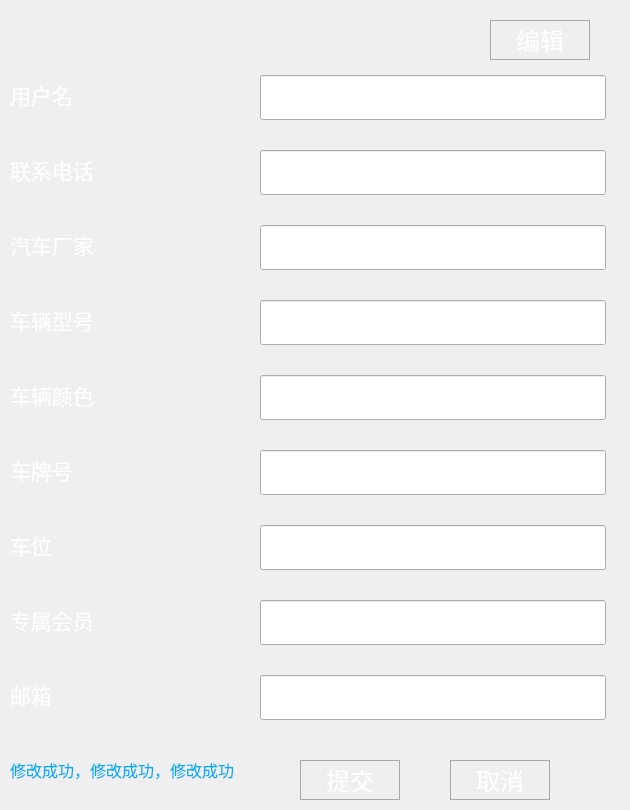
<?xml version="1.0" encoding="UTF-8"?>
<ui version="4.0">
 <class>Personal_information_dialog</class>
 <widget class="QDialog" name="Personal_information_dialog">
  <property name="geometry">
   <rect>
    <x>0</x>
    <y>0</y>
    <width>630</width>
    <height>810</height>
   </rect>
  </property>
  <property name="maximumSize">
   <size>
    <width>630</width>
    <height>810</height>
   </size>
  </property>
  <property name="windowTitle">
   <string>个人资料</string>
  </property>
  <property name="styleSheet">
   <string notr="true">QDialog{
	
	background-image: url(:/new/prefix1/picture/back.jpg)
}</string>
  </property>
  <widget class="QLineEdit" name="personal_info_username_edit">
   <property name="geometry">
    <rect>
     <x>260</x>
     <y>75</y>
     <width>346</width>
     <height>45</height>
    </rect>
   </property>
   <property name="font">
    <font>
     <family>宋体</family>
     <pointsize>14</pointsize>
    </font>
   </property>
   <property name="clearButtonEnabled">
    <bool>true</bool>
   </property>
  </widget>
  <widget class="QPushButton" name="personal_info_edit_btn">
   <property name="geometry">
    <rect>
     <x>490</x>
     <y>20</y>
     <width>100</width>
     <height>40</height>
    </rect>
   </property>
   <property name="font">
    <font>
     <family>宋体</family>
     <pointsize>18</pointsize>
    </font>
   </property>
   <property name="toolTip">
    <string>可更改用户名和联系电话</string>
   </property>
   <property name="styleSheet">
    <string notr="true">QPushButton
{
background-color:rgb(166,166,166);
color:white;
border:1px solid rgb(168,168,168);
background:rgba(0,0,0,0);
}

QPushButton:hover
{
background-color:rgba(239,239,239,1);
color:back;
background:rgba(166,166,166,1);
}</string>
   </property>
   <property name="text">
    <string>编辑</string>
   </property>
  </widget>
  <widget class="QLabel" name="personal_info_username_label">
   <property name="geometry">
    <rect>
     <x>10</x>
     <y>75</y>
     <width>200</width>
     <height>40</height>
    </rect>
   </property>
   <property name="font">
    <font>
     <family>宋体</family>
     <pointsize>16</pointsize>
    </font>
   </property>
   <property name="styleSheet">
    <string notr="true">QLabel {
	color:white; 
}
</string>
   </property>
   <property name="text">
    <string>用户名</string>
   </property>
  </widget>
  <widget class="QLineEdit" name="personal_info_phone_edit">
   <property name="geometry">
    <rect>
     <x>260</x>
     <y>150</y>
     <width>346</width>
     <height>45</height>
    </rect>
   </property>
   <property name="font">
    <font>
     <family>宋体</family>
     <pointsize>14</pointsize>
    </font>
   </property>
   <property name="clearButtonEnabled">
    <bool>true</bool>
   </property>
  </widget>
  <widget class="QLabel" name="personal_info_phone_label">
   <property name="geometry">
    <rect>
     <x>10</x>
     <y>150</y>
     <width>200</width>
     <height>40</height>
    </rect>
   </property>
   <property name="font">
    <font>
     <family>宋体</family>
     <pointsize>16</pointsize>
    </font>
   </property>
   <property name="styleSheet">
    <string notr="true">QLabel {
	color:white; 
}
</string>
   </property>
   <property name="text">
    <string>联系电话</string>
   </property>
  </widget>
  <widget class="QLineEdit" name="personal_car_factory_edit">
   <property name="geometry">
    <rect>
     <x>260</x>
     <y>225</y>
     <width>346</width>
     <height>45</height>
    </rect>
   </property>
   <property name="font">
    <font>
     <family>宋体</family>
     <pointsize>14</pointsize>
    </font>
   </property>
   <property name="clearButtonEnabled">
    <bool>true</bool>
   </property>
  </widget>
  <widget class="QLabel" name="personal_info_car_factory_label">
   <property name="geometry">
    <rect>
     <x>10</x>
     <y>225</y>
     <width>200</width>
     <height>40</height>
    </rect>
   </property>
   <property name="font">
    <font>
     <family>宋体</family>
     <pointsize>16</pointsize>
    </font>
   </property>
   <property name="styleSheet">
    <string notr="true">QLabel {
	color:white; 
}
</string>
   </property>
   <property name="text">
    <string>汽车厂家</string>
   </property>
  </widget>
  <widget class="QLineEdit" name="personal_car_model_edit">
   <property name="geometry">
    <rect>
     <x>260</x>
     <y>300</y>
     <width>346</width>
     <height>45</height>
    </rect>
   </property>
   <property name="font">
    <font>
     <family>宋体</family>
     <pointsize>14</pointsize>
    </font>
   </property>
   <property name="clearButtonEnabled">
    <bool>true</bool>
   </property>
  </widget>
  <widget class="QLabel" name="personal_info_car_model_label">
   <property name="geometry">
    <rect>
     <x>10</x>
     <y>300</y>
     <width>200</width>
     <height>40</height>
    </rect>
   </property>
   <property name="font">
    <font>
     <family>宋体</family>
     <pointsize>16</pointsize>
    </font>
   </property>
   <property name="styleSheet">
    <string notr="true">QLabel {
	color:white; 
}
</string>
   </property>
   <property name="text">
    <string>车辆型号</string>
   </property>
  </widget>
  <widget class="QLineEdit" name="personal_info_car_color_edit">
   <property name="geometry">
    <rect>
     <x>260</x>
     <y>375</y>
     <width>346</width>
     <height>45</height>
    </rect>
   </property>
   <property name="font">
    <font>
     <family>宋体</family>
     <pointsize>14</pointsize>
    </font>
   </property>
   <property name="clearButtonEnabled">
    <bool>true</bool>
   </property>
  </widget>
  <widget class="QLabel" name="personal_info_car_color_label">
   <property name="geometry">
    <rect>
     <x>10</x>
     <y>375</y>
     <width>200</width>
     <height>40</height>
    </rect>
   </property>
   <property name="font">
    <font>
     <family>宋体</family>
     <pointsize>16</pointsize>
    </font>
   </property>
   <property name="styleSheet">
    <string notr="true">QLabel {
	color:white; 
}
</string>
   </property>
   <property name="text">
    <string>车辆颜色</string>
   </property>
  </widget>
  <widget class="QLineEdit" name="personal_info_plate_edit">
   <property name="geometry">
    <rect>
     <x>260</x>
     <y>450</y>
     <width>346</width>
     <height>45</height>
    </rect>
   </property>
   <property name="font">
    <font>
     <family>宋体</family>
     <pointsize>14</pointsize>
    </font>
   </property>
   <property name="clearButtonEnabled">
    <bool>true</bool>
   </property>
  </widget>
  <widget class="QLabel" name="personal_info_plate_label">
   <property name="geometry">
    <rect>
     <x>10</x>
     <y>450</y>
     <width>200</width>
     <height>40</height>
    </rect>
   </property>
   <property name="font">
    <font>
     <family>宋体</family>
     <pointsize>16</pointsize>
    </font>
   </property>
   <property name="styleSheet">
    <string notr="true">QLabel {
	color:white; 
}
</string>
   </property>
   <property name="text">
    <string>车牌号</string>
   </property>
  </widget>
  <widget class="QLabel" name="personal_info_car_place_label">
   <property name="geometry">
    <rect>
     <x>10</x>
     <y>525</y>
     <width>200</width>
     <height>40</height>
    </rect>
   </property>
   <property name="font">
    <font>
     <family>宋体</family>
     <pointsize>16</pointsize>
    </font>
   </property>
   <property name="styleSheet">
    <string notr="true">QLabel {
	color:white; 
}
</string>
   </property>
   <property name="text">
    <string>车位</string>
   </property>
  </widget>
  <widget class="QLineEdit" name="personal_info_car_place_edit">
   <property name="geometry">
    <rect>
     <x>260</x>
     <y>525</y>
     <width>346</width>
     <height>45</height>
    </rect>
   </property>
   <property name="font">
    <font>
     <family>宋体</family>
     <pointsize>14</pointsize>
    </font>
   </property>
   <property name="clearButtonEnabled">
    <bool>true</bool>
   </property>
  </widget>
  <widget class="QLineEdit" name="personal_info_member_edit">
   <property name="geometry">
    <rect>
     <x>260</x>
     <y>600</y>
     <width>346</width>
     <height>45</height>
    </rect>
   </property>
   <property name="font">
    <font>
     <family>宋体</family>
     <pointsize>14</pointsize>
    </font>
   </property>
   <property name="clearButtonEnabled">
    <bool>true</bool>
   </property>
  </widget>
  <widget class="QLabel" name="personal_info_member_label">
   <property name="geometry">
    <rect>
     <x>10</x>
     <y>600</y>
     <width>200</width>
     <height>40</height>
    </rect>
   </property>
   <property name="font">
    <font>
     <family>宋体</family>
     <pointsize>16</pointsize>
    </font>
   </property>
   <property name="styleSheet">
    <string notr="true">QLabel {
	color:white; 
}
</string>
   </property>
   <property name="text">
    <string>专属会员</string>
   </property>
  </widget>
  <widget class="QPushButton" name="personal_info_submit_btn">
   <property name="geometry">
    <rect>
     <x>300</x>
     <y>760</y>
     <width>100</width>
     <height>40</height>
    </rect>
   </property>
   <property name="font">
    <font>
     <family>宋体</family>
     <pointsize>18</pointsize>
    </font>
   </property>
   <property name="toolTip">
    <string>提交修改信息</string>
   </property>
   <property name="styleSheet">
    <string notr="true">QPushButton
{
background-color:rgb(166,166,166);
color:white;
border:1px solid rgb(168,168,168);
background:rgba(0,0,0,0);
}

QPushButton:hover
{

background-color:rgba(239,239,239,1);
color:back;
background:rgba(166,166,166,1);
}</string>
   </property>
   <property name="text">
    <string>提交</string>
   </property>
  </widget>
  <widget class="QPushButton" name="personal_info_cancle_btn">
   <property name="geometry">
    <rect>
     <x>450</x>
     <y>760</y>
     <width>100</width>
     <height>40</height>
    </rect>
   </property>
   <property name="font">
    <font>
     <family>宋体</family>
     <pointsize>18</pointsize>
    </font>
   </property>
   <property name="toolTip">
    <string>取消编辑</string>
   </property>
   <property name="styleSheet">
    <string notr="true">QPushButton
{
background-color:rgb(166,166,166);
color:white;
border:1px solid rgb(168,168,168);
background:rgba(0,0,0,0);
}

QPushButton:hover
{
background-color:rgba(239,239,239,1);
color:back;
background:rgba(166,166,166,1);
}</string>
   </property>
   <property name="text">
    <string>取消</string>
   </property>
  </widget>
  <widget class="QLineEdit" name="personal_info_email_edit">
   <property name="geometry">
    <rect>
     <x>260</x>
     <y>675</y>
     <width>346</width>
     <height>45</height>
    </rect>
   </property>
   <property name="font">
    <font>
     <family>宋体</family>
     <pointsize>14</pointsize>
    </font>
   </property>
   <property name="clearButtonEnabled">
    <bool>true</bool>
   </property>
  </widget>
  <widget class="QLabel" name="personal_info_email_label">
   <property name="geometry">
    <rect>
     <x>10</x>
     <y>675</y>
     <width>200</width>
     <height>40</height>
    </rect>
   </property>
   <property name="font">
    <font>
     <family>宋体</family>
     <pointsize>16</pointsize>
    </font>
   </property>
   <property name="styleSheet">
    <string notr="true">QLabel {
	color:white; 
}
</string>
   </property>
   <property name="text">
    <string>邮箱</string>
   </property>
  </widget>
  <widget class="QLabel" name="personal_info_tooltip_label">
   <property name="geometry">
    <rect>
     <x>10</x>
     <y>750</y>
     <width>251</width>
     <height>40</height>
    </rect>
   </property>
   <property name="font">
    <font>
     <family>宋体</family>
     <pointsize>12</pointsize>
    </font>
   </property>
   <property name="styleSheet">
    <string notr="true">QLabel {
	color:white; 
}
</string>
   </property>
   <property name="text">
    <string>&lt;html&gt;&lt;head/&gt;&lt;body&gt;&lt;p&gt;&lt;span style=&quot; color:#00aaff;&quot;&gt;修改成功，修改成功，修改成功&lt;/span&gt;&lt;/p&gt;&lt;/body&gt;&lt;/html&gt;</string>
   </property>
  </widget>
 </widget>
 <resources>
  <include location="background.qrc"/>
 </resources>
 <connections/>
</ui>
